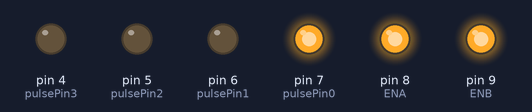
This sketch was run on a simulated Arduino Uno, built with avr-gcc and run on an emulated ATmega328P. Shown: output pins drawn as LEDs (lit = HIGH).

Above: at 2.0 s.
At 6.0 s:
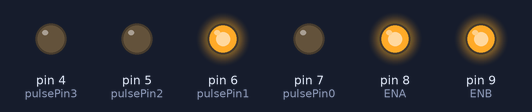
At 10.0 s:
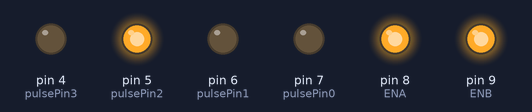
At 14.0 s:
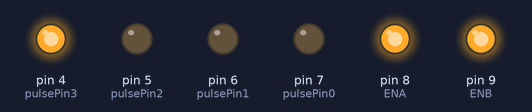
Timing chart, 0 to 20.8 s (numbered marks = the images above):
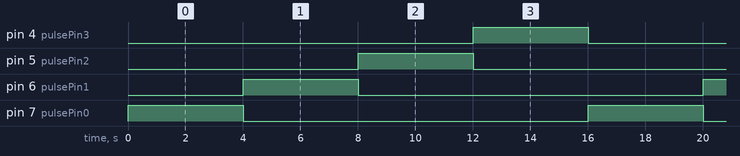

Measured:
- by itself, pin 4 (pulsePin3), pin 5 (pulsePin2), pin 6 (pulsePin1), pin 7 (pulsePin0): alternates HIGH for 4.0 s and LOW for 12.0 s
- by itself, everything shown: repeats every 16.0 s, in 5 steps

The sketch:

GOT_IT_TO_MOVE.ino
```cpp
int pulsePin0 = 7; //left orange
int pulsePin1 = 6; //left white
int pulsePin2 = 5; //right green
int pulsePin3 = 4; //right black
int ENA = 8;
int ENB = 9;

void setup()
{
  Serial.begin(9600);
  pinMode(pulsePin0, OUTPUT);
  pinMode(pulsePin1, OUTPUT);
  pinMode(pulsePin2, OUTPUT);
  pinMode(pulsePin3, OUTPUT);
  pinMode(ENA, OUTPUT);
  pinMode(ENB, OUTPUT);
  digitalWrite(ENA, HIGH);
  digitalWrite(ENB, HIGH);
}

void loop()
{
  digitalWrite(ENA, HIGH);
  digitalWrite(ENB, HIGH);

  digitalWrite(pulsePin0, HIGH);
  delay(4000);
  digitalWrite(pulsePin0, LOW);

  digitalWrite(pulsePin1, HIGH);
  delay(4000);
  digitalWrite(pulsePin1, LOW);
  //digitalWrite(pulsePin0, LOW);

  //digitalWrite(pulsePin0, LOW);
  //digitalWrite(pulsePin1, LOW);

  digitalWrite(pulsePin2, HIGH);
  delay(4000);
  digitalWrite(pulsePin2, LOW);

  digitalWrite(pulsePin3, HIGH);
  delay(4000);
  digitalWrite(pulsePin3, LOW);
  //digitalWrite(pulsePin2, LOW);
  //delay(5000);
}
```
